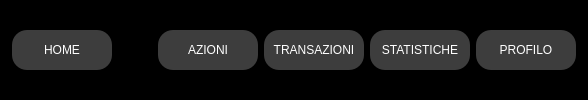
         <widget class="QFrame" name="frame_navbar">
          <property name="styleSheet">
           <string notr="true">QFrame{
	
	background-color: rgb(0, 0, 0);
}

QLabel{
font: 87 12pt &quot;Arial Black&quot;;
background-color:#000000ff;
color: rgb(0, 206, 151);
border:0px solid #14C8DC;

}

QLineEdit{
border:0px;
color: rgb(255, 255, 255);
border-bottom:2px solid  rgb(61, 61, 61);
font: 75 12pt &quot;Times New Roman&quot;;

}


QPushButton{
background-color: rgb(61, 61, 61);
border-radius: 15px;
color: rgb(255, 255, 255);
font: 77 10pt &quot;Arial Black&quot;;
	
}

QPushButton:hover{
background-color: rgb(0, 206, 151);
border-radius: 15px;
color: rgb(0, 0, 0);
font: 77 10pt &quot;Arial Black&quot;;
}


QTableWidget {
    background-color:  rgb(255, 255, 255);
	color: rgb(0, 0, 0);
    gridline-color:   rgb(0, 206, 151);
    font-size: 12pt;
    color: #000000;
}


QHeaderView::section {
    background-color:  rgb(0, 206, 151);
    border: 1px solid   rgb(0, 0, 0);
    font-size: 12pt;
}


QTableWidget QTableCornerButton::section {
    background-color:  rgb(0, 0, 0);
    border: 1px solid  rgb(0, 206, 151);
}

QSpinBox {
	font: 87 12pt &quot;Arial Black&quot;;
	background-color:#000000ff;
	color: rgb(0, 206, 151);
	border:0px solid #14C8DC;
}
</string>
          </property>
          <property name="frameShape">
           <enum>QFrame::StyledPanel</enum>
          </property>
          <property name="frameShadow">
           <enum>QFrame::Raised</enum>
          </property>
          <layout class="QHBoxLayout" name="horizontalLayout_58">
           <item>
            <widget class="QPushButton" name="bt_home">
             <property name="minimumSize">
              <size>
               <width>100</width>
               <height>40</height>
              </size>
             </property>
             <property name="text">
              <string>HOME</string>
             </property>
             <property name="icon">
              <iconset>
               <normaloff>../immagini/home.svg</normaloff>../immagini/home.svg</iconset>
             </property>
             <property name="iconSize">
              <size>
               <width>35</width>
               <height>35</height>
              </size>
             </property>
            </widget>
           </item>
           <item>
            <spacer name="horizontalSpacer_42">
             <property name="orientation">
              <enum>Qt::Horizontal</enum>
             </property>
             <property name="sizeHint" stdset="0">
              <size>
               <width>40</width>
               <height>20</height>
              </size>
             </property>
            </spacer>
           </item>
           <item>
            <widget class="QPushButton" name="bt_azioni">
             <property name="minimumSize">
              <size>
               <width>100</width>
               <height>40</height>
              </size>
             </property>
             <property name="text">
              <string>AZIONI</string>
             </property>
             <property name="icon">
              <iconset>
               <normaloff>../immagini/actions.svg</normaloff>../immagini/actions.svg</iconset>
             </property>
             <property name="iconSize">
              <size>
               <width>35</width>
               <height>35</height>
              </size>
             </property>
            </widget>
           </item>
           <item>
            <widget class="QPushButton" name="bt_transazioni">
             <property name="minimumSize">
              <size>
               <width>100</width>
               <height>40</height>
              </size>
             </property>
             <property name="text">
              <string>TRANSAZIONI</string>
             </property>
             <property name="icon">
              <iconset>
               <normaloff>../immagini/transactions.svg</normaloff>../immagini/transactions.svg</iconset>
             </property>
             <property name="iconSize">
              <size>
               <width>35</width>
               <height>35</height>
              </size>
             </property>
            </widget>
           </item>
           <item>
            <widget class="QPushButton" name="bt_statistiche">
             <property name="minimumSize">
              <size>
               <width>100</width>
               <height>40</height>
              </size>
             </property>
             <property name="text">
              <string>STATISTICHE</string>
             </property>
             <property name="icon">
              <iconset>
               <normaloff>../immagini/stats.svg</normaloff>../immagini/stats.svg</iconset>
             </property>
             <property name="iconSize">
              <size>
               <width>35</width>
               <height>35</height>
              </size>
             </property>
            </widget>
           </item>
           <item>
            <widget class="QPushButton" name="bt_profilo">
             <property name="minimumSize">
              <size>
               <width>100</width>
               <height>40</height>
              </size>
             </property>
             <property name="text">
              <string>PROFILO</string>
             </property>
             <property name="icon">
              <iconset>
               <normaloff>../immagini/cliente.svg</normaloff>../immagini/cliente.svg</iconset>
             </property>
             <property name="iconSize">
              <size>
               <width>35</width>
               <height>35</height>
              </size>
             </property>
            </widget>
           </item>
          </layout>
         </widget>
